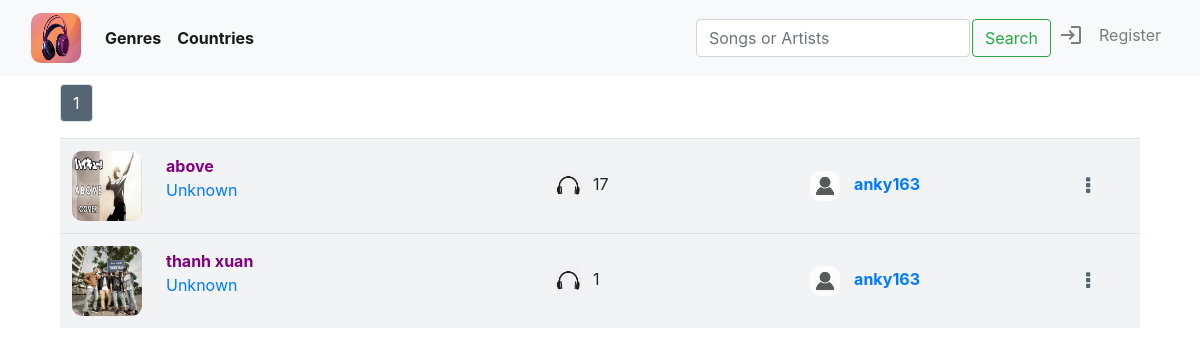
The page / on the database its author committed.
### music/models.py (models this page shows, shortened)
class Song(models.Model):
    uploader = models.ForeignKey(User, on_delete=models.CASCADE, related_name="uploader")
    title = models.CharField(max_length=64, blank=False, db_column="title")
    _artists = models.CharField(max_length=64, blank=True, db_column="artists")
    _country = models.CharField(max_length=64, blank=True, db_column="country")
    _genre = models.CharField(max_length=64, blank=True, db_column="genre")
    date = models.DateTimeField(db_column="date")
    views = models.IntegerField(default=0, db_column="views")
    photo = models.ImageField(upload_to='images', blank=True, default=None)
    audio = models.FileField(upload_to='songs', blank=False, default=None)
    @property
    def artists(self):
        return self._artists
    @artists.setter
    def artists(self, artists):
        if not artists:
            self._artists = "Unknown"
        else:
            self._artists = artists
    @property
    def genre(self):
        return self._genre
    @genre.setter
    def genre(self, genre):
        if not genre or genre.lower() not in ["pop", "dance", "rock", "jazz", "traditional", "soundtrack"]:
            self._genre = "Others"
        else:
            self._genre = genre
    @property
    def country(self):
        return self._country
    @country.setter
    def country(self, country):
        if not country or country.lower() not in ["us - uk", "korea", "japan", "china", "vietnam"]:
            self._country = "Others"
        else:
            self._country = country

class User(AbstractUser):
    pass

### music/views.py (the view)
# urls.py: path("", views.list, name="list"),
def list(request):
    tracks = Song.objects.all().order_by("date").reverse()
    pages, lists = pagination(tracks, 10)
    playlists, new_playlist_index = private_playlists(request)
    return render(request, "music/list.html", {
        "index": "index",
        "tracks": tracks,
        "pages": pages,
        "lists": lists,
        "playlists": playlists,
        "new_playlist_index": new_playlist_index
    })

### music/views.py (called while the page is built)
def pagination(tracks, number):
    pages = []
    list = []
    lists = []
    p = Paginator(tracks, number)
    for i in range(p.num_pages):
        page = p.page(i + 1)
        pages.append(page)
        list.append(i + 1)
    l = Paginator(list, 5)
    for i in range(l.num_pages):
        lists.append(l.page(i + 1))
    return pages, lists

def private_playlists(request):
    if request.user.is_authenticated:
        playlists = Playlist.objects.filter(user=request.user)
        new_playlist_index = len(playlists) + 1
    else:
        playlists = None
        new_playlist_index = 1
    return playlists, new_playlist_index

### music/templates/music/list.html (shortened to what this page needs)
{% extends "music/layout.html" %}
{% load static %}
{% block body %}
    <div id="list-page">
        {% if tracks|length != 0 %}
            <div id="paginator-navbar">
                    {% for page in pages %}
                            <div class="paginator-navbar" id="paginator-{{ page.number }}">
                                {% for list in lists %}
                                    {% if page.number >= list|first and page.number <= list|last %}
                                        <nav aria-label="Page navigation example" class="pages-list" id="list-{{ list.number }}">
                                            <ul class="pagination">
                                                {% for number in list %}
                                                    <li class="page-item"><a href="#" class="page-link" id="page-link-{{ number }}" data-page_number="{{ number }}" onclick="showPage(this.dataset.page_number)">{{ number }}</a></li>
                                                {% endfor %}
                                            </ul>
                                        </nav>
                                    {% endif %}
                                {% endfor %}
                            </div>
                    {% endfor %}
            </div>
        {% else %}
            {% if playlist %}
                <h5 style="width: 100%; margin-top: 20px; text-align: center;">
                    This playlist is empty, visit <a href="{% url 'list' %}">Here</a> to add some tracks.
                </h5>
            {% endif %}
        {% endif %}
        <div id="tracks-list" class="tracks-list">
            {% for page in pages %}
                <div class="paginator" id="page-{{ page.number }}">
                    <table class="table">
                        {% for track in page.object_list %}
                            <tr class="track-bar" id="track-{{ track.id }}" data-id="{{ track.id }}" data-page_number="{{ page.number }}" style="cursor: pointer;">
                                <td class="track-onclick" data-id="{{ track.id }}" class="track-infomation" id="track-photo">
                                    <div class="photo-div">
                                        {% if track.photo %}
                                            <img src="/static/music/{{ track.photo }}">
                                        {% else %}
                                            <img src="/static/music/media/music.jpg">
                                        {% endif %}
                                    </div>
                                </td>
                                <td class="track-onclick" data-id="{{ track.id }}" class="track-infomation" id="track-title-artists">
                                    <div id="title"><strong style="color: purple;">{{ track.title }}</strong></div>
                                    <div id="artists">
                                        <a href="{% url 'artists' track.artists %}"><p style="white-space: nowrap; text-overflow: ellipsis;">{{ track.artists }}</p></a>
                                    </div>
                                </td>
                                <td class="track-onclick" data-id="{{ track.id }}" class="track-infomation" id="track-views">
                                    <div class="hide">
                                        <img style="width: 30px; height: 30px; margin-right: 10px;" src="{% static 'music/media/headphone.jpg' %}">
                                        <span id="views-of-track-{{ track.id }}">{{ track.views }}</span>
                                    </div>
                                </td>
                                <td class="track-onclick" class="hide" data-id="{{ track.id }}" class="track-infomation" style="width: 300px;" id="track-uploader">
                                    <div>
                                        <img style="width: 30px; height: 30px; margin-right: 10px;" src="{% static 'music/media/person.png' %}">
                                        <a href="{% url 'library' track.uploader.id %}">
                                            <strong style="white-space: nowrap; text-overflow: ellipsis;">{{ track.uploader }}</strong>
                                        </a>
                                    </div>
                                </td>
                                <td class="track-infomation" id="track-download">
                                    <a style="font-size: 20px; color: #566573;" href="#" data-uploader_id="{{ track.uploader.id }}" data-track_id="{{ track.id }}" data-audio="{{ track.audio }}" onclick="showAddingTable(this)">
                                        <i id="dot-icon" class="fa fa-ellipsis-v" aria-hidden="true"></i>
                                    </a>
                                </td>
                            </tr>
                        {% endfor %}
                    </table>
                </div>
            {% endfor %}
        </div>
        <div id="placeholder">
        </div>
    </div>
{% endblock %}

### music/static/music/styles.css (style rules this page uses)
img { border-radius: 10px; }
ul { list-style: none; }
#list-page { padding-left: 5%; padding-right: 5%; height: 87vh; }
#tracks-list { width: 100%; }
#placeholder { height: 15vh; }
.table { width: 90vw; border-collapse: collapse; }
.table tr { background-color: #F2F3F5; height: auto; }
.table td { vertical-align: middle; height: 10vh; border-collapse: collapse; }
#track-title-artists { width: 30vw; overflow: hidden; }
#track-title-artists #title, #artists { width: 30vw; overflow: hidden; white-space: nowrap; text-overflow: ellipsis; }
#track-title-artists #artists { width: max-content; }
#track-photo { width: 90px; height: 90px; }
#track-photo img { width: 70px; height: 70px; }
#track-views { padding-left: 15px; width: 25vw; }
#track-download { width: 7vw; text-align: center; }
.paginator-navbar nav ul li { z-index: 1; }
#track-download #dot-icon { width: 30px; height: 30px; border-radius: 50%; display: flex; justify-content: center; align-items: center; }
.hide { display: none; }
.paginator-navbar { display: none; margin-top: 1vh; height: auto; }
@media (min-width: 700px) { .hide { display: table; } }

### rows shown on the page
Song: photo (picture), title "above", artists "Unknown", views "17", uploader "anky163"
Song: photo (picture), title "thanh xuan", artists "Unknown", views "1", uploader "anky163"

### other values the page prints
{{ number }} "1"
